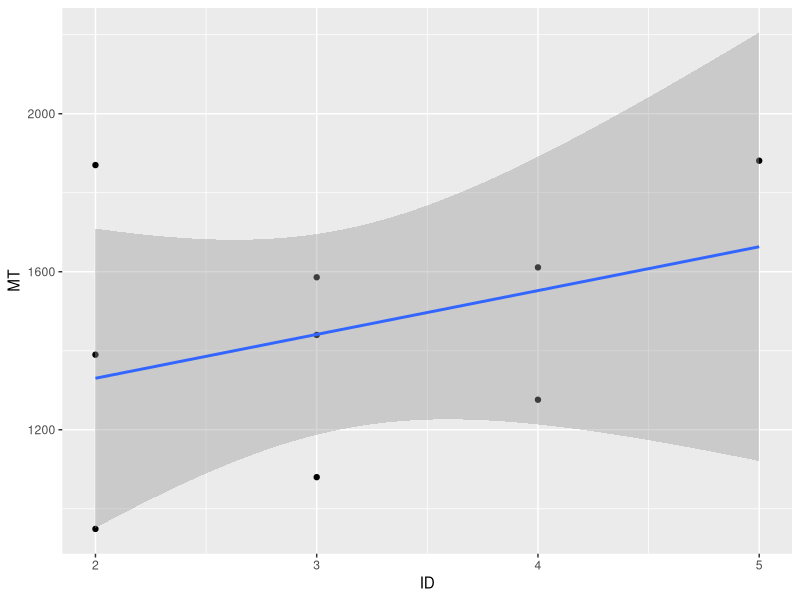
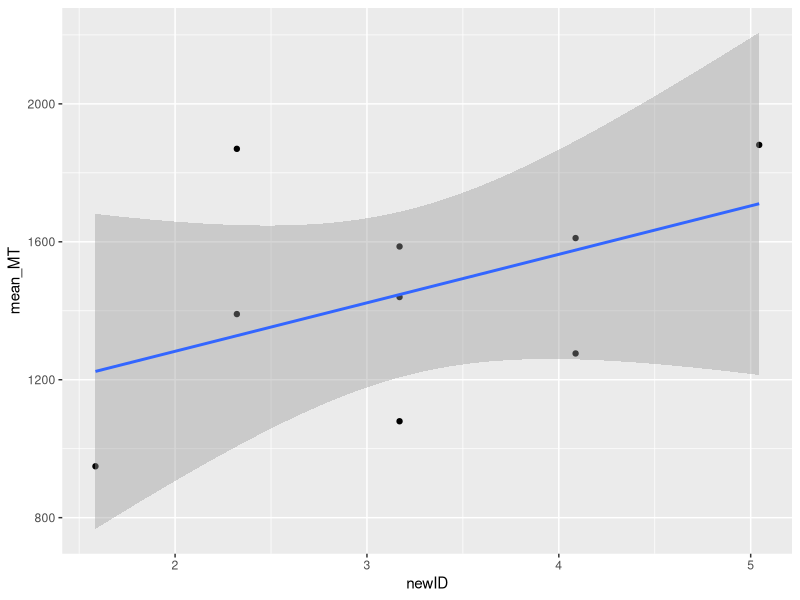

The R script that drew these images, in order:
## ---- chunk 1
knitr::opts_chunk$set(echo = TRUE)
## ---- chunk 2
library(ggplot2)
library(dplyr)
## ---- chunk 3
meanMTdf <- read.csv("../data/20211117_1527_MeanMT.csv", header=T)
rawdf <- read.csv("../data/20211117_1527_RawData.csv", header=T)
## ---- chunk 4
ggplot(meanMTdf, aes(ID, MT)) +
  geom_point() +
  geom_smooth(method='lm')
## ---- chunk 5
model <- lm(MT~ID, data = meanMTdf)
summary(model)
## ---- chunk 6
rawdf <- read.csv("../data/20211117_1527_RawData.csv", header=T)
## ---- chunk 7
rawdf$newID <- (log2((rawdf$A / rawdf$W) +1))
## ---- chunk 8
newmeanMTdf <- rawdf %>%
  group_by(A, W, newID) %>%
  summarise(mean_MT = mean(MT), .groups = "drop")
## ---- chunk 9
ggplot(newmeanMTdf, aes(newID, mean_MT)) +
  geom_point() +
  geom_smooth(method='lm')
## ---- chunk 10
model <- lm(mean_MT~newID, data = newmeanMTdf)
summary(model)
